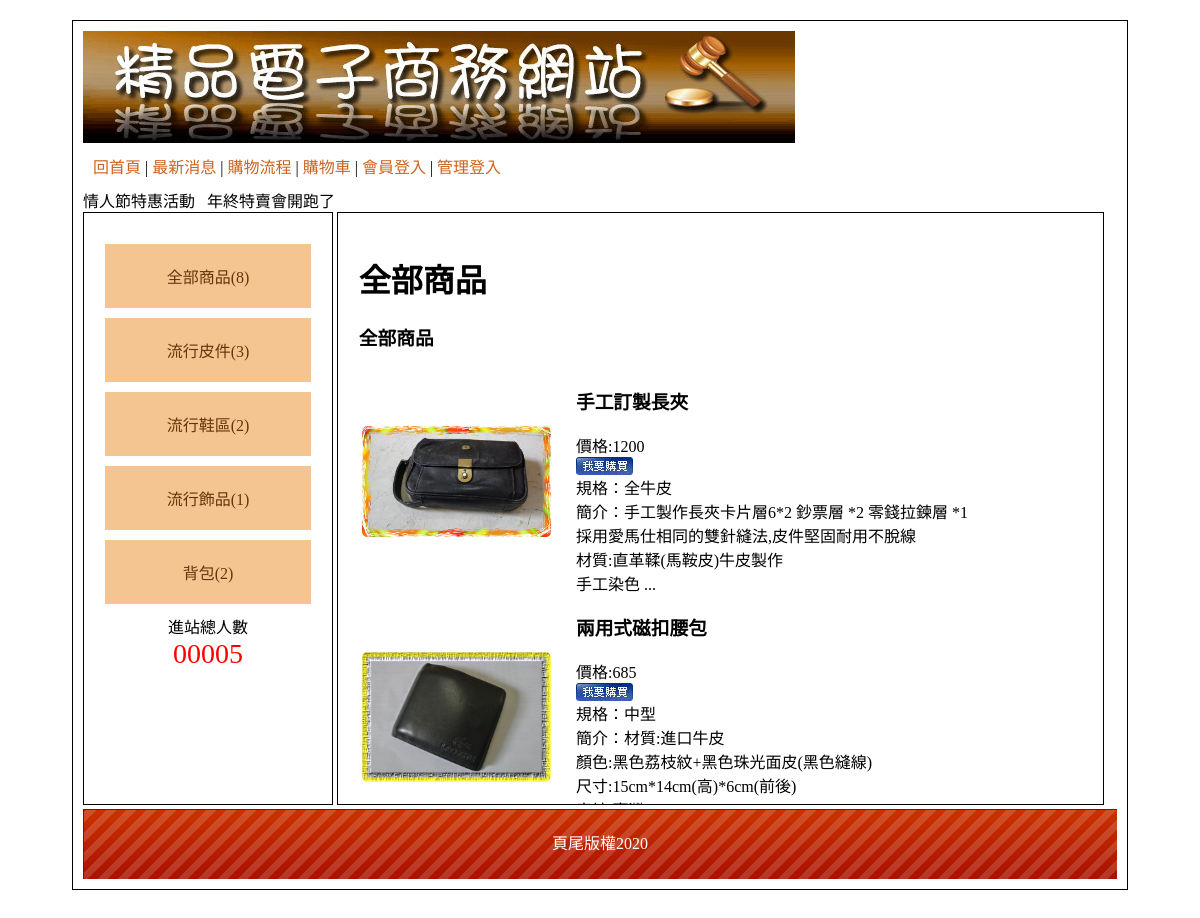
The page / on the database its author committed.
### tables this page shows
CREATE TABLE `type` (
  `id` int(10) UNSIGNED NOT NULL,
  `name` text NOT NULL,
  `parent` int(10) UNSIGNED NOT NULL
);

CREATE TABLE `goods` (
  `id` int(10) UNSIGNED NOT NULL,
  `no` text NOT NULL,
  `name` text NOT NULL,
  `price` int(10) UNSIGNED NOT NULL,
  `spec` text NOT NULL,
  `stock` int(10) UNSIGNED NOT NULL,
  `img` text NOT NULL,
  `intro` text NOT NULL,
  `big` int(10) UNSIGNED NOT NULL,
  `mid` int(10) UNSIGNED NOT NULL,
  `sh` int(10) UNSIGNED NOT NULL DEFAULT 1
);

CREATE TABLE `bottom` (
  `id` int(10) UNSIGNED NOT NULL,
  `bottom` text NOT NULL
);

### base.php (called while the page is built, shortened)
<?php
class DB{
  private $dsn = "mysql:host=localhost;charset=utf8;dbname=db66";
  private $root = "root";
  private $password = "";
  private $table;
  private $pdo;
  public function __construct($table){
    $this->table = $table ;
    $this->pdo = new PDO($this->dsn,$this->root,$this->password);
  }
  public function all(...$arg){
      $sql ="select * from $this->table ";
    if(!empty($arg[0]) && is_array($arg[0])){
      foreach($arg[0] as $key => $value){
        $tmp[] = sprintf("`%s`='%s'",$key,$value);
      }
      $sql = $sql . " where " . implode(" && ", $tmp) ;
    }
    return $this->pdo->query($sql)->fetchAll();
  }
  public function find($arg){
    $sql ="select * from $this->table ";
  if(!empty($arg) && is_array($arg)){
    foreach($arg as $key => $value){
      $tmp[] = sprintf("`%s`='%s'",$key,$value);
    }
    $sql = $sql . " where " . implode(" && ", $tmp) ;
  }else{
    $sql = $sql . " where `id`='" . $arg . "'";
  }
  return $this->pdo->query($sql)->fetch(PDO::FETCH_ASSOC);
}
public function count(...$arg){
  $sql ="select count(*) from $this->table ";
if(!empty($arg[0]) && is_array($arg[0])){
  foreach($arg[0] as $key => $value){
    $tmp[] = sprintf("`%s`='%s'",$key,$value);
  }
  $sql = $sql . " where " . implode(" && ", $tmp) ;
}
return $this->pdo->query($sql)->fetchColumn();
}
}
$Goods = new DB("goods");
$Type = new DB("type");
$Bottom = new DB("bottom");
?>

### index.php (the view, shortened to what this page needs)
<?php
include_once "base.php";
?>
<!DOCTYPE html PUBLIC "-//W3C//DTD XHTML 1.0 Transitional//EN" "http://www.w3.org/TR/xhtml1/DTD/xhtml1-transitional.dtd">
<html xmlns="http://www.w3.org/1999/xhtml">
<head>
        <link href="css/css.css" rel="stylesheet" type="text/css">
</head>
<body>
        <div id="main">
                <div id="top">
                        <a href="?">
                                <img src="icon/0416.jpg">
                        </a>
                        <div style="padding:10px;">
                                <a href="?">回首頁</a> |
                                <a href="?do=news">最新消息</a> |
                                <a href="?do=look">購物流程</a> |
                                <a href="?do=buycart">購物車</a> |
                                <?php
                                if (empty($_SESSION['member'])) {
                                        echo '<a href="?do=login">會員登入</a>';
                                } else {
                                        echo '<a href="javascript:location.href=&#39;api/logout.php?logout=member&#39;">登出</a>';
                                }
                                ?>
                                |
                                <?php
                                if (empty($_SESSION['admin'])) {
                                        echo '<a href="?do=admin">管理登入</a>';
                                } else {
                                        echo '<a href="javascript:location.href=&#39;admin.php&#39;">返回管理</a>';
                                }
                                ?>
                        </div>
                        <marquee>情人節特惠活動 &nbsp; 年終特賣會開跑了</marquee>
                </div>
                <div id="left" class="ct">
                        <div style="min-height:400px;">
                        <div class="ww"><a href="?type=0">全部商品(<?= $Goods->count(['sh'=>1]); ?>)</a></div>
                                <?php
                                $bigs = $Type->all(['parent' => 0]);
                                foreach ($bigs as $b) {
                                        echo '<div class="ww">';
                                        echo '<a href="?type='.$b['id'].'">' . $b['name'].'('.$Goods->count(['sh'=>1,'big'=>$b['id']]).')' . '</a>';
                                        echo "</div>";
                                }
                                ?>
                                <div>進站總人數</div>
                                <div style="color:#f00; font-size:28px;">
                                        00005 </div>
                </div>
                </div>
                <div id="right">
                        <?php
                        $do = !empty($_GET['do']) ? $_GET['do'] : 1;
                        $file = 'front/' . $do . ".php";
                        if (file_exists($file)) {
                                include $file;
                        } else {
                                include "front/main.php";
                        }
                        ?>
                </div>
                <div id="bottom" style="line-height:70px;background:url(icon/bot.png); color:#FFF;" class="ct">
                        <?php
                        echo  $Bottom->find(1)['bottom'];
                        ?>
                </div>
        </div>
</body>
</html>

### front/main.php (shortened to what this page needs)
<h1>全部商品</h1>
<?php
if(isset($_GET['type'])){
  $type = $_GET['type'];
}else{
  $type = 0;
}
if(empty($type)){
  $goods = $Goods->all(['sh' => 1]);
  $nav = '全部商品 ';
}
echo "<h3>".$nav."</h3>";
foreach ($goods as $g) {
?>
  <div style="display:flex;">
    <div style="width:30%;display:flex;justify-content:center;align-items:center"><a href="?do=detail&id=<?=$g['id'] ?>"><img style="width:90%;" src="img/<?= $g['img'] ?>" alt=""></a></div>
    <div style="width:70%">
      <div>
        <h3><?= $g['name'] ?></h3>
      </div>
      <div>價格:<?= $g['price'] ?></div>
      <div><a href="?do=buycart&id=<?=$g['id']?>&qt=1"><img src="icon/0402.jpg"></a></div>
      <div>規格：<?= $g['spec']; ?></div>
      <div>簡介：<?= nl2br($g['intro']) ?>...</div>
    </div>
  </div>
<?php
}
?>

### css/css.css (style rules this page uses)
body { font-family:"微軟正黑體"; }
#main { width:1034px; padding:10px; margin:20px auto 20px auto; border:#000 solid 1px; min-height:768px; }
#top a { color:#CE631C; text-decoration:none; }
#left { display:inline-block; width:20%; padding:2%; min-height:550px; vertical-align:top; border:#000 1px solid; }
#left a { display:block; padding:20px 5px 20px 5px; text-decoration:none; background:#F4C591; margin:10px auto 10px auto; color:#65350A; }
.ct { text-align:center; }
#right { display:inline-block; width:70%; padding:2%; height:550px; border:#000 1px solid; overflow: auto; }
#bottom { height:70px; background:url(icon/bot.png); background-size:cover; }

### rows shown on the page
type: name "流行皮件", count "3"
type: name "流行鞋區", id "2"
type: name "流行飾品", count "1"
type: name "背包", count "2"
goods: img (picture), name "手工訂製長夾", price "1200", spec "全牛皮", intro "手工製作長夾卡片層6*2 鈔票層 *2 零錢拉鍊層 *1 採用愛馬仕相同的雙針縫法,皮件堅固耐用不脫線 材質:直革鞣(馬鞍皮)牛皮製作 手工染色"
goods: img (picture), name "兩用式磁扣腰包", price "685", spec "中型", intro "材質:進口牛皮 顏色:黑色荔枝紋+黑色珠光面皮(黑色縫線) 尺寸:15cm*14cm(高)*6cm(前後)"
bottom: bottom "頁尾版權2020"

### other values the page prints
$Goods->count(['sh'=>1]) "8"
$nav "全部商品"
